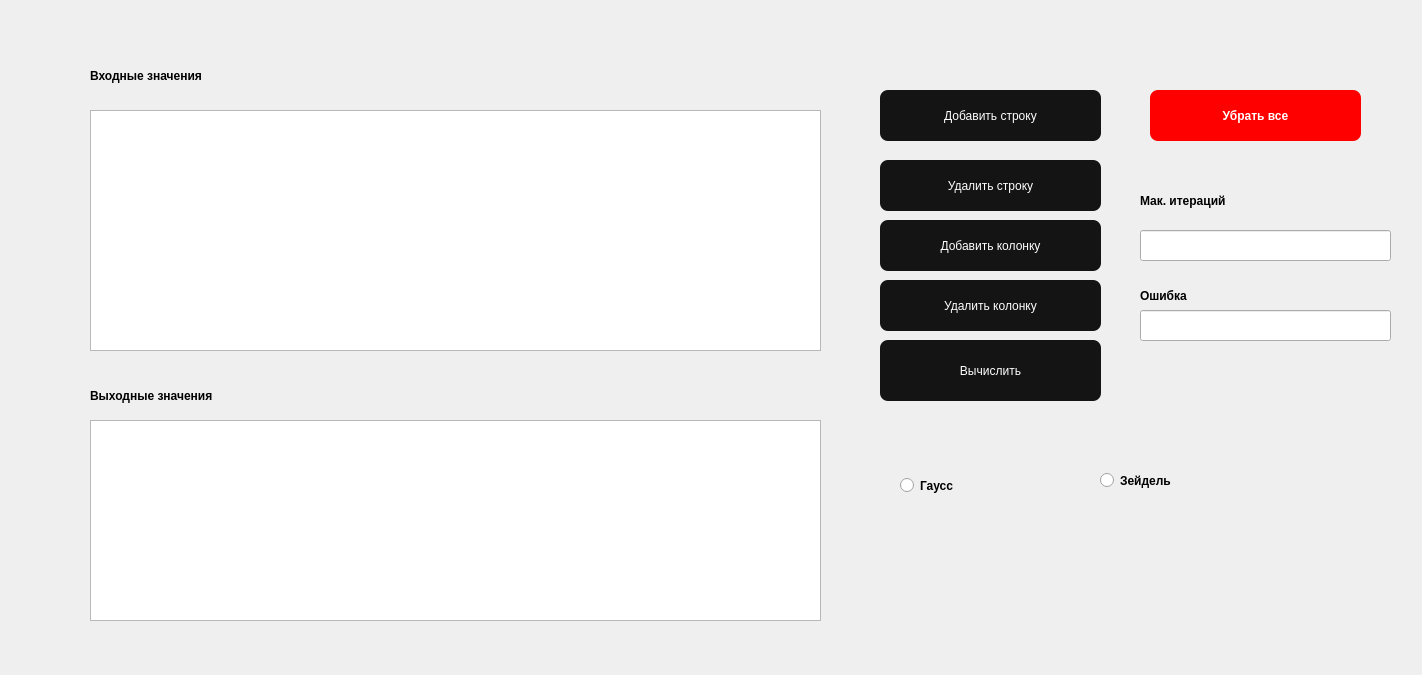
<?xml version="1.0" encoding="UTF-8"?>
<ui version="4.0">
 <class>Dialog</class>
 <widget class="QDialog" name="Dialog">
  <property name="geometry">
   <rect>
    <x>0</x>
    <y>0</y>
    <width>1422</width>
    <height>675</height>
   </rect>
  </property>
  <property name="minimumSize">
   <size>
    <width>1422</width>
    <height>675</height>
   </size>
  </property>
  <property name="windowTitle">
   <string>Dialog</string>
  </property>
  <widget class="QTableView" name="tableView">
   <property name="geometry">
    <rect>
     <x>90</x>
     <y>110</y>
     <width>731</width>
     <height>241</height>
    </rect>
   </property>
   <property name="font">
    <font>
     <weight>75</weight>
     <bold>true</bold>
    </font>
   </property>
  </widget>
  <widget class="QTableView" name="tableView_2">
   <property name="geometry">
    <rect>
     <x>90</x>
     <y>420</y>
     <width>731</width>
     <height>201</height>
    </rect>
   </property>
   <property name="font">
    <font>
     <weight>75</weight>
     <bold>true</bold>
    </font>
   </property>
  </widget>
  <widget class="QPushButton" name="pushButton">
   <property name="geometry">
    <rect>
     <x>880</x>
     <y>90</y>
     <width>221</width>
     <height>51</height>
    </rect>
   </property>
   <property name="styleSheet">
    <string notr="true">color:white;
background-color:rgb(20,20,20);
border-radius:8px;</string>
   </property>
   <property name="text">
    <string>Добавить строку</string>
   </property>
  </widget>
  <widget class="QPushButton" name="pushButton_2">
   <property name="geometry">
    <rect>
     <x>880</x>
     <y>160</y>
     <width>221</width>
     <height>51</height>
    </rect>
   </property>
   <property name="styleSheet">
    <string notr="true">color:white;
background-color:rgb(20,20,20);
border-radius:8px;</string>
   </property>
   <property name="text">
    <string>Удалить строку</string>
   </property>
  </widget>
  <widget class="QPushButton" name="pushButton_3">
   <property name="geometry">
    <rect>
     <x>880</x>
     <y>220</y>
     <width>221</width>
     <height>51</height>
    </rect>
   </property>
   <property name="styleSheet">
    <string notr="true">color:white;
background-color:rgb(20,20,20);
border-radius:8px;</string>
   </property>
   <property name="text">
    <string>Добавить колонку</string>
   </property>
  </widget>
  <widget class="QPushButton" name="pushButton_4">
   <property name="geometry">
    <rect>
     <x>880</x>
     <y>280</y>
     <width>221</width>
     <height>51</height>
    </rect>
   </property>
   <property name="styleSheet">
    <string notr="true">color:white;
background-color:rgb(20,20,20);
border-radius:8px;</string>
   </property>
   <property name="text">
    <string>Удалить колонку</string>
   </property>
  </widget>
  <widget class="QPushButton" name="pushButton_5">
   <property name="geometry">
    <rect>
     <x>880</x>
     <y>340</y>
     <width>221</width>
     <height>61</height>
    </rect>
   </property>
   <property name="styleSheet">
    <string notr="true">color:white;
background-color:rgb(20,20,20);
border-radius:8px;</string>
   </property>
   <property name="text">
    <string>Вычислить</string>
   </property>
  </widget>
  <widget class="QPushButton" name="pushButton_6">
   <property name="geometry">
    <rect>
     <x>1150</x>
     <y>90</y>
     <width>211</width>
     <height>51</height>
    </rect>
   </property>
   <property name="font">
    <font>
     <weight>75</weight>
     <bold>true</bold>
    </font>
   </property>
   <property name="styleSheet">
    <string notr="true">color:white;
background-color:red;
border-radius:8px;</string>
   </property>
   <property name="text">
    <string>Убрать все</string>
   </property>
  </widget>
  <widget class="QRadioButton" name="radioButton">
   <property name="geometry">
    <rect>
     <x>900</x>
     <y>450</y>
     <width>191</width>
     <height>71</height>
    </rect>
   </property>
   <property name="font">
    <font>
     <weight>75</weight>
     <bold>true</bold>
    </font>
   </property>
   <property name="text">
    <string>Гаусс</string>
   </property>
  </widget>
  <widget class="QRadioButton" name="radioButton_2">
   <property name="geometry">
    <rect>
     <x>1100</x>
     <y>450</y>
     <width>221</width>
     <height>61</height>
    </rect>
   </property>
   <property name="font">
    <font>
     <weight>75</weight>
     <bold>true</bold>
    </font>
   </property>
   <property name="text">
    <string>Зейдель</string>
   </property>
  </widget>
  <widget class="QLabel" name="label">
   <property name="geometry">
    <rect>
     <x>1140</x>
     <y>185</y>
     <width>231</width>
     <height>31</height>
    </rect>
   </property>
   <property name="font">
    <font>
     <weight>75</weight>
     <bold>true</bold>
    </font>
   </property>
   <property name="text">
    <string>Мак. итераций</string>
   </property>
  </widget>
  <widget class="QLineEdit" name="lineEdit">
   <property name="geometry">
    <rect>
     <x>1140</x>
     <y>230</y>
     <width>251</width>
     <height>31</height>
    </rect>
   </property>
  </widget>
  <widget class="QLineEdit" name="lineEdit_2">
   <property name="geometry">
    <rect>
     <x>1140</x>
     <y>310</y>
     <width>251</width>
     <height>31</height>
    </rect>
   </property>
   <property name="text">
    <string/>
   </property>
  </widget>
  <widget class="QLabel" name="label_2">
   <property name="geometry">
    <rect>
     <x>1140</x>
     <y>280</y>
     <width>231</width>
     <height>31</height>
    </rect>
   </property>
   <property name="font">
    <font>
     <weight>75</weight>
     <bold>true</bold>
    </font>
   </property>
   <property name="text">
    <string>Ошибка</string>
   </property>
  </widget>
  <widget class="QLabel" name="label_3">
   <property name="geometry">
    <rect>
     <x>90</x>
     <y>380</y>
     <width>211</width>
     <height>31</height>
    </rect>
   </property>
   <property name="font">
    <font>
     <weight>75</weight>
     <bold>true</bold>
    </font>
   </property>
   <property name="text">
    <string>Выходные значения</string>
   </property>
  </widget>
  <widget class="QLabel" name="label_4">
   <property name="geometry">
    <rect>
     <x>90</x>
     <y>60</y>
     <width>211</width>
     <height>31</height>
    </rect>
   </property>
   <property name="font">
    <font>
     <weight>75</weight>
     <bold>true</bold>
    </font>
   </property>
   <property name="text">
    <string>Входные значения</string>
   </property>
  </widget>
 </widget>
 <resources/>
 <connections/>
</ui>
